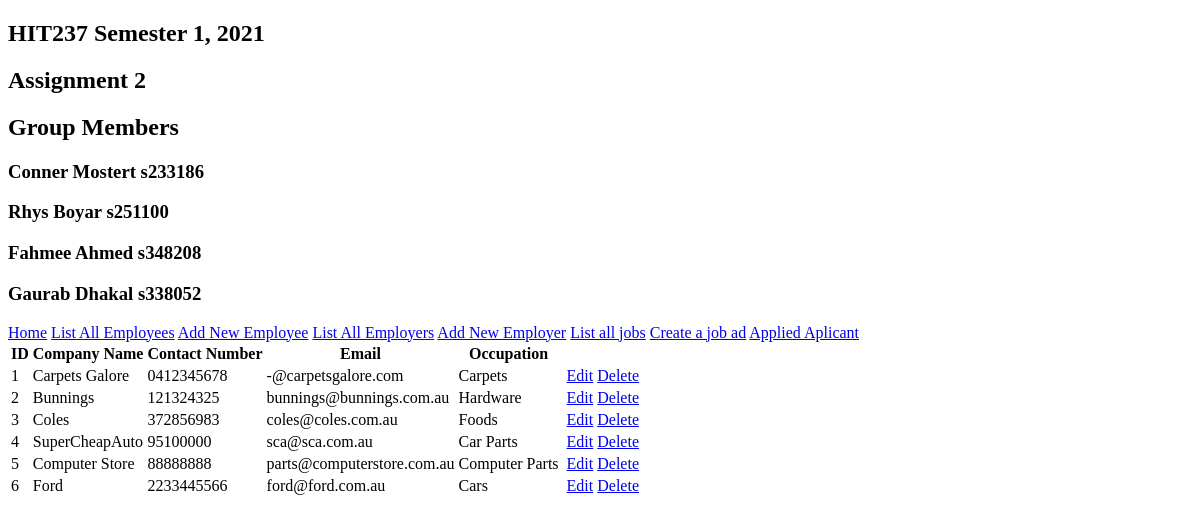
Screenshot of /employer/show_emplo_form/ with the database file from the repository.
### group_assign_app/models.py (models this page shows, shortened)
class Employer(models.Model):
	emplo_id = models.AutoField(auto_created= True, primary_key=True, unique=True, help_text="Primary key for table")
	emplo_comname = models.CharField(max_length=100, unique=True, help_text="Company Name")
	emplo_number = models.CharField(max_length=10, unique=True, help_text="Employer Number")
	emplo_email = models.CharField(max_length=100, help_text="Email Address")
	emplo_occupation =  models.CharField(max_length = 200, help_text = 'Employer Occupation')

### group_assign_app/views.py (the view)
# urls.py: re_path(r'^employer/show_emplo_form/?$', views.show_emplo_form, name = 'ShowEmployer'),
def show_emplo_form(request):
    emplo = Employer.objects.all
    return render(request, "group_assign_app/Employer/Show_emplo.html", {'Employer': emplo})

### group_assign_app/templates/group_assign_app/Employer/Show_emplo.html (shortened to what this page needs)
{% extends "group_assign_app/base.html"%}
{% block Show_Employers %}
<table>
  <tr>
  <th>ID</th>
  <th>Company Name</th>
  <th>Contact Number</th>
  <th>Email</th>
  <th>Occupation</th>
  </tr>
  {% for data in Employer %}
  <tr>
    <td>{{data.emplo_id}}</td>
    <td>{{data.emplo_comname}}</td>
    <td>{{data.emplo_number}}</td>
    <td>{{data.emplo_email}}</td>
    <td>{{data.emplo_occupation}}</td>
    <td></td>
    <td>
      <a href="edit_emplo_form/{{data.emplo_id}}">Edit</a>
    </td>
    <td>
      <a href="delete_emplo_form/{{data.emplo_id}}">Delete</a>
    </td>
  </tr>
  {% endfor %}
</table>
{% endblock %}

### rows the page displays
Employer: emplo_id "1", emplo_comname "Carpets Galore", emplo_number "0412345678", emplo_email "-@carpetsgalore.com", emplo_occupation "Carpets"
Employer: emplo_id "2", emplo_comname "Bunnings", emplo_number "121324325", emplo_email "bunnings@bunnings.com.au", emplo_occupation "Hardware"
Employer: emplo_id "3", emplo_comname "Coles", emplo_number "372856983", emplo_email "coles@coles.com.au", emplo_occupation "Foods"
Employer: emplo_id "4", emplo_comname "SuperCheapAuto", emplo_number "95100000", emplo_email "sca@sca.com.au", emplo_occupation "Car Parts"
Employer: emplo_id "5", emplo_comname "Computer Store", emplo_number "88888888", emplo_email "parts@computerstore.com.au", emplo_occupation "Computer Parts"
Employer: emplo_id "6", emplo_comname "Ford", emplo_number "2233445566", emplo_email "ford@ford.com.au", emplo_occupation "Cars"
